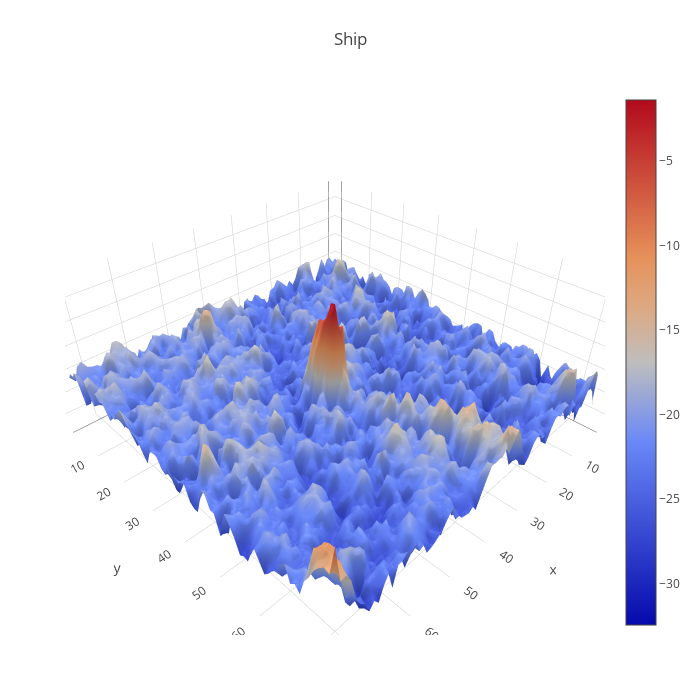

Source (notebook cell):
### Markdown cell above
As evident from above figure, we obtain a mountain like shape for the iceberg from the  radar data. Since this is just an image representation of backscatter from radar, the shape is going to have peaks and distortions like these.

### Code cell
plotmy3d(X_band_1[14,:,:], 'Ship')

### Figure 1 — Plotly figure (JSON) as saved in the notebook; plotly's stock layout.template omitted (floating-point values rounded to 4 significant figures; data arrays with more than 128 entries replaced by an {"elided": "..."} marker saying what was removed)
{"data": [{"type": "surface", "z": {"elided": "75x75 float values"}}], "layout": {"autosize": false, "height": 700, "margin": {"b": 65, "l": 65, "r": 50, "t": 90}, "title": "Ship", "width": 700}}
